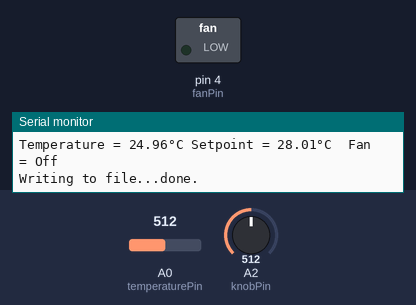
Recording of a sketch running on a simulated Arduino Uno, built with avr-gcc and run on an emulated ATmega328P. On the bench: switched loads named in the sketch (green lamp = pin HIGH), the last lines printed to the serial monitor. The test bench sets the inputs (shaded band); at power-on: A0 (temperaturePin) = 512, A2 (knobPin) = 512. Storage starts empty.

Above: at 1.2 s.
1.3 s: A0 (temperaturePin) set to 486
3.2 s: A0 (temperaturePin) set to 463
At 5.2 s:
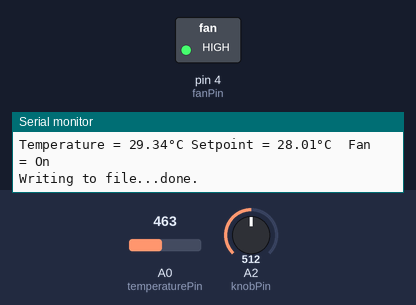
5.6 s: A0 (temperaturePin) set to 511
At 7.0 s:
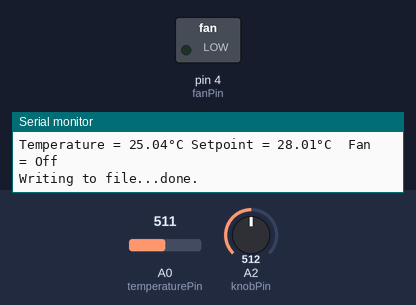
7.6 s: A0 (temperaturePin) set to 306
At 8.8 s:
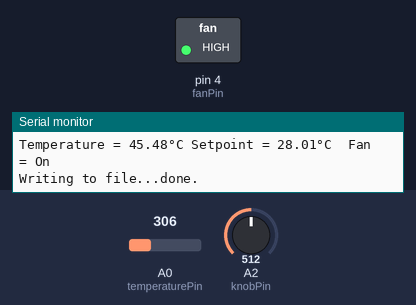
Timing chart, 0 to 10.6 s (numbered marks = the images above; inputs shaded):
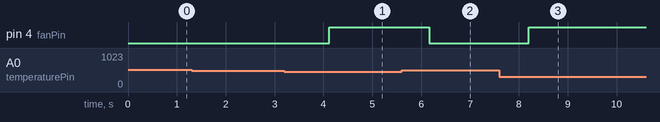

Measured:
- the behaviour switches between 478 and 477 on A0 (temperaturePin) (found by bisection; images 0 and 1)
- after the input at 3.2 s, pin 4 (fanPin): LOW → HIGH after 0.92 s
- after the input at 5.6 s, pin 4 (fanPin): HIGH → LOW after 0.56 s
- after the input at 7.6 s, pin 4 (fanPin): LOW → HIGH after 0.60 s

The sketch:

Lesson7_ChangeableSetpoint.ino
```cpp
/*
 * Workshop: Automate and Enhance Your Research with Practical Electronics Using Arduino
 *
 * March 28, 2019 at Stanford University Libraries
 *
 * Natalie HN Low, PhD (nlow@stanford.edu) and Paul R Leary, PhD (pleary@nps.edu)
 *
 *
 * Lesson 7 - Feedback loop with changeable setpoint
 *
 * We can also define the temperature setpoint more interactively. Here we will use a POTENTIOMETER
 * (in the form of a knob) to adjust the temperature setpoint without having to edit code or SD card
 * files. A potentiometer is a adjustable voltage divider (see: https://en.wikipedia.org/wiki/Potentiometer).
 * Recall from Lesson 2 that our thermistor is also set up in a voltage divider circuit. Therefore,
 * we will handle the output from the potentiometer in a similar way to how we handled the signal
 * from the thermistor.
 *
 * The key difference is that the potentiometer output does not 'naturally' correspond to any
 * temperature. Instead, we will define the range of potential temperature setpoints that we want
 * to be able to set using the knob, and 'map' this temperature range onto the range of potentiometer
 * outputs.
 */


#include <SdFat.h>

SdFat sd;
SdFile myFile;


// Here we define our pin numbers as global variables
int temperaturePin = A0;
int sdPin = 10;
int fanPin = 4;
int knobPin = A2; // like the thermistor pin, we use an analog pin to read the potentiometer


void setup() {

  // Initialize serial monitor at 9600 baud
  Serial.begin(9600);

  // Initialize the SD card
  if (!sd.begin(sdPin)) sd.initErrorHalt();

  // Define the fanPin as an digital output pin
  pinMode(fanPin, OUTPUT);

}


void loop() {

  // Burst sample and average the sample values (Lesson 4)
   int temperature_analog_avg = read_temp_avg(temperaturePin, 20);

   // Convert averaged digital values from the ADC to a resistance value (Lesson 2)
   float temperature_resistance_ohms = calculate_resistance(temperature_analog_avg, 10000.0, 5.0);

   // Convert resistance to temperature (Lesson 3)
   float temperature_C = calculate_temperature_C(temperature_resistance_ohms);


   // Here we burst sample and average the readings from the potentiometer
   // This is exactly the same as what we did for the themistor in Lesson 4
   int knob_analog_avg = read_temp_avg(knobPin, 20);

   // Here we convert the averaged reading from the potentiometer to a temperature setpoint
   float setpoint_C = knob2temp_C(knob_analog_avg);


   // We define a BOOLEAN (true/false) variable to compare the current temperature to our setpoint
   // fanState is TRUE if current temperature is higher than the setpoint (i.e., we want to turn on the fan and cool down!)
   bool fanState = (temperature_C > setpoint_C);


   // We define a STRING (an array of characters) to use in the serial output
   // It will report to us whether the fan is on or off

   String fanString = "Off";

   if(fanState){
    fanString = "On";
    }

  Serial.print("Temperature = ");
  Serial.print(temperature_C);
  Serial.write(0xC2);
  Serial.write(0xB0);
  Serial.print("C ");

  Serial.print("Setpoint = ");
  Serial.print(setpoint_C);
  Serial.write(0xC2);
  Serial.write(0xB0);
  Serial.print("C");

  Serial.print("  Fan = ");
  Serial.print(fanString);
  Serial.println();


  // Write the temperature, setpoint, and fan state to the SD card

  if (!myFile.open("TEMPLOG.TXT", O_RDWR | O_CREAT | O_AT_END)) { // open or create the file 'TEMPLOG.TXT' on the SD card
    sd.errorHalt("failed to open TEMPLOG.TXT"); // return error message if we fail to open the file
  }
  // if the file opened okay, write to it:
  Serial.print("Writing to file...");
  myFile.print("Temperature = ");
  myFile.print(temperature_C);
  myFile.write(0xC2); //These 2 lines allow us to print the ° symbol. If you are curious,
  myFile.write(0xB0); //they involve calling a special character directly from the ASCII table http://www.asciitable.com/
  myFile.print("C, Setpoint = ");
  myFile.print(setpoint_C);
  myFile.write(0xC2);
  myFile.write(0xB0);
  myFile.print("C, Fan = ");
  myFile.println(fanString);

  // close the file:
  myFile.close();
  Serial.println("done.");


  // Turn the fan on or off, based on the fanState variable that we defined earlier
  digitalWrite(fanPin, fanState);

  delay(1000);

}

// These are the functions used in the loop() block
// FUNCTION declaration has form: RETURN TYPE  function_name((TYPE) INPUT ARGUMENTS)

// This is a function to burst sample the thermistor by taking multiple ADC readings and averaging them
int read_temp_avg(int pin, int samples){

    //This function takes as INPUT ARGUMENTS the pin which we want to burst sample, and how many samples we want to average over.

    int T_avg = 0;

    //See: https://www.arduino.cc/reference/en/language/structure/control-structure/for/
    //For explanation of the "for()" control stucture
    for (int i = 1; i<=samples; i++){
      T_avg += analogRead(pin);
    }

    T_avg /= samples;

    return T_avg;
}


// This is a function to calculate thermistor resistance from the digital value
// produced by the Arduino's 10-bit ADC
float calculate_resistance(int temp_analog, float series_resistance_ohms, float V_in){

    //This function takes as INPUT ARGUMENTS the digital value from the ADC
    // As well as the resistance value of the fixed resistor R1, and the voltage across the entire voltage divider circuit

    // Here we calculate the ADC pin voltage from the digital value we have.

    float temp_voltage = 0.004887586*(float)temp_analog;

    // Now we calculate the resistance of the thermistor

    float temp_resistance = (series_resistance_ohms*temp_voltage)/(V_in-temp_voltage);

  return temp_resistance;

}


// This is a function to calculate the measured temperature from the resistance of the thermistor
float calculate_temperature_C(float temp_resistance){

  // This function takes the thermistor resistance value as its only input argument

  // We convert resistance to temperature using the B-parameter equation

  float temp_C = (1/(((0.003354016434681)-((0.0002531645569620253)*log(10000)))+((0.0002531645569620253)*log(temp_resistance))))-273.15;

  return temp_C;

}


// This is a function to map potentiometer (knob) input to a range of temperature setpoints
float knob2temp_C(int temp_analog){

  // Define our desired range (minimum and maximum values) of setpoints
  float temp_min = 20;
  float temp_max = 36;

  // Map the range of temperature setpoints onto the range of digital values from the ADC
  // For the Arduino's built-in 10-bit ADC, this is a range of 1023
  float set_temp_C = temp_min + ((temp_max - temp_min)/1023)*temp_analog;
  return set_temp_C;

}
```
